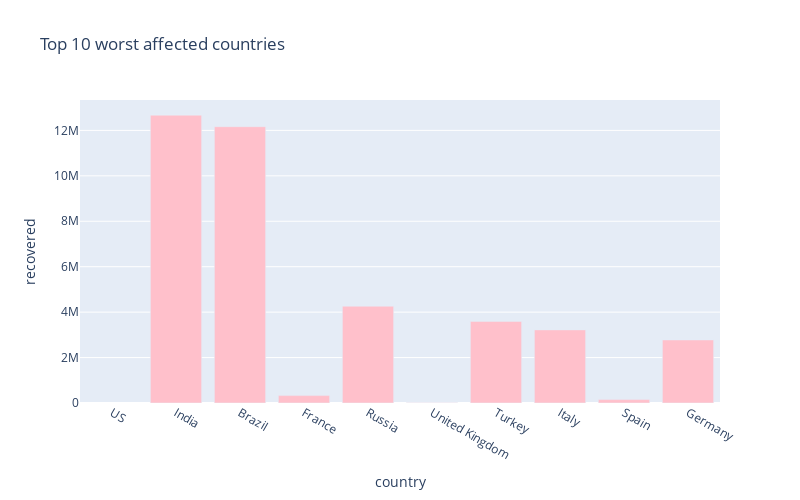

Notebook source saved alongside this figure:
### Markdown cell above
# Worst hit countries - Recovering cases

### Code cell
px.bar(
    sorted_country_df.head(10),
    x = "country",
    y = "recovered",
    title= "Top 10 worst affected countries", # the axis names
    color_discrete_sequence=["pink"], 
    height=500,
    width=800
)

### Figure 1 — Plotly figure (JSON) as saved in the notebook; plotly's stock layout.template omitted (floating-point values rounded to 4 significant figures)
{"data": [{"alignmentgroup": "True", "hovertemplate": "country=%{x}<br>recovered=%{y}<extra></extra>", "legendgroup": "", "marker": {"color": "pink"}, "name": "", "offsetgroup": "", "orientation": "v", "showlegend": false, "textposition": "auto", "type": "bar", "x": ["US", "India", "Brazil", "France", "Russia", "United Kingdom", "Turkey", "Italy", "Spain", "Germany"], "xaxis": "x", "y": [null, 12671220, 12163831, 325752, 4261528, 13937, 3591550, 3218975, 150376, 2774820], "yaxis": "y"}], "layout": {"barmode": "relative", "height": 500, "legend": {"tracegroupgap": 0}, "title": {"text": "Top 10 worst affected countries"}, "width": 800, "xaxis": {"anchor": "y", "domain": [0, 1], "title": {"text": "country"}}, "yaxis": {"anchor": "x", "domain": [0, 1], "title": {"text": "recovered"}}}}
